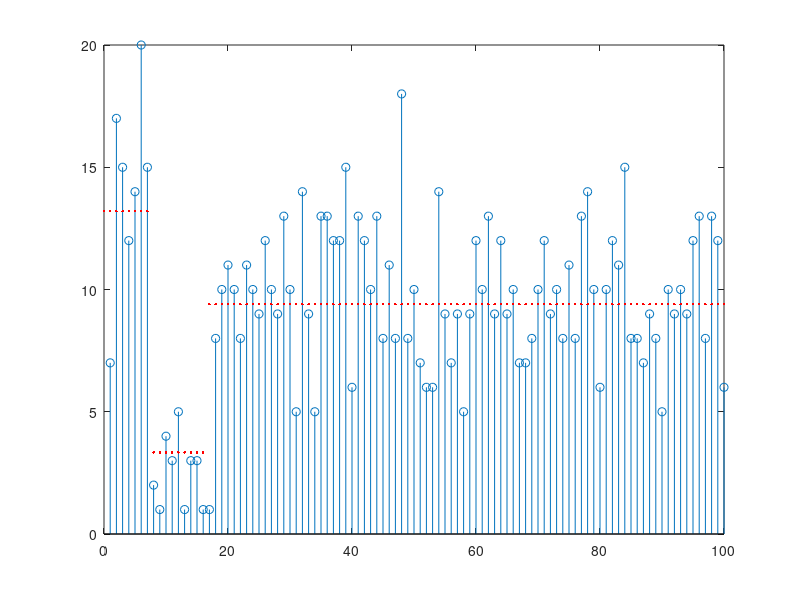

MATLAB code to generate this figure:
% CMPE58N_MCP_POISS Script to generate data from the model
%
% Change History :
% Date Time Prog Note
% 01-Apr-2009  9:40 AM ATC Created under MATLAB 7.7.0
% ATC = Ali Taylan Cemgil,
% Department of Computer Engineering, Bogazici University
% e-mail : taylan.cemgil@boun.edu.tr
% Set the Hyperparameters

M = 100;
data.M = M;
data.nu = 0.9;  
data.B = 0.1;
data.a0 = 5; 
data.b0 = 0.2;
data.log_p1 = log(0.05); 
data.log_p0 = log(1 - exp(data.log_p1));
data.r = double(rand(1, M) < exp(data.log_p1));
data.lambda0 = gamrnd(data.a0, 1/data.b0);
data.lambda = zeros(1, M);
for t=1:M,
    if data.r(t)==1,
        data.lambda(t) =  gamrnd(data.nu, 1/data.B);
    else
        if t>1,
            data.lambda(t) = data.lambda(t-1);
        else
            data.lambda(t) = data.lambda0;
        end;
    end;
end;
data.x = poissrnd(data.lambda);

% Plot data
stem(data.x)
hold on
plot(0:M, [data.lambda0 data.lambda], 'r.')
%ln= grid_line(find(data.r)); set(ln, 'lines', ':')
%hold off
%legend('x','\lambda'); xlabel('t'); ylabel('x_t')